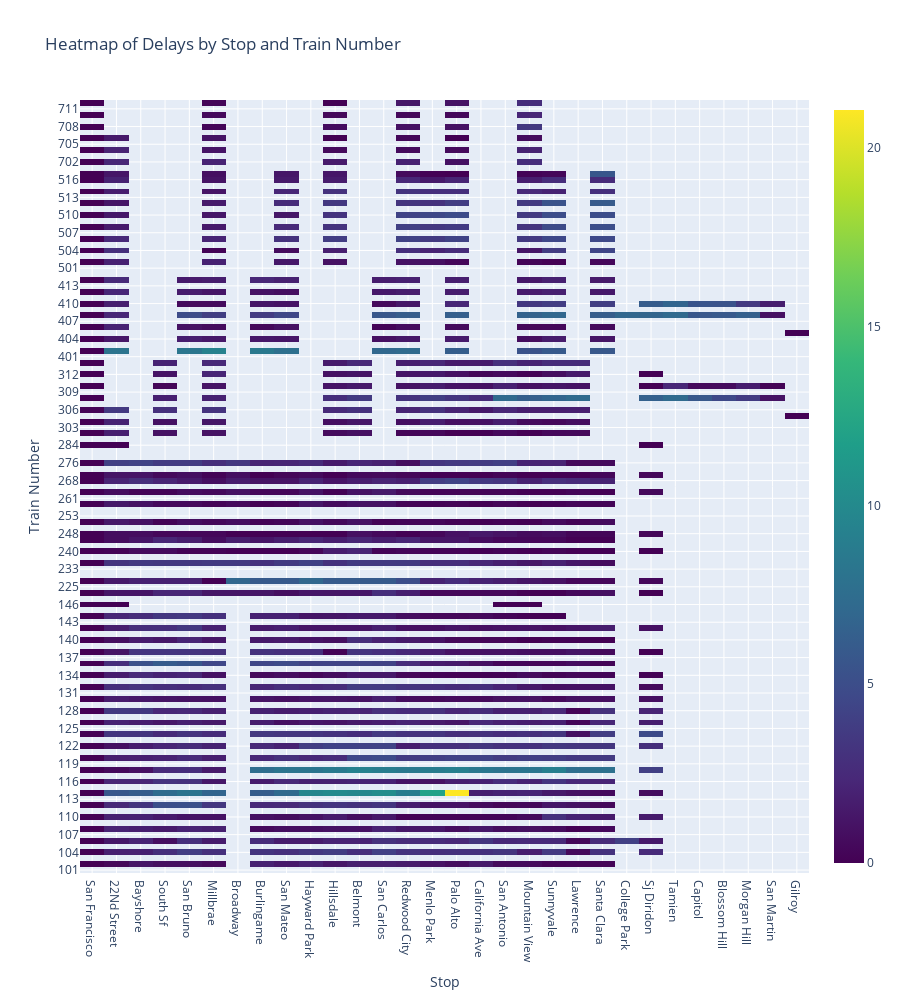

The notebook cell this image was saved under:
### Code cell
import plotly.graph_objects as go
# Create a pivot table for the heatmap
# Create a pivot table for the heatmap
unique_trips.loc[unique_trips.delay_minutes < 0,'delay_minutes']=0
heatmap_data = unique_trips.pivot_table(index='trip_id', columns='stop_id', values='delay_minutes', aggfunc='mean', sort=False)
stop_id_to_parent_station = unique_trips[['stop_id', 'parent_station']].drop_duplicates().set_index('stop_id')['parent_station'].to_dict()

# Sort the columns of the pivot table explicitly
heatmap_data = heatmap_data[sorted(heatmap_data.columns)]
heatmap_data.columns = [stop_id_to_parent_station[stop_id] for stop_id in heatmap_data.columns]
heatmap_data.index=heatmap_data.index.astype(str)
# heatmap_data = heatmap_data.sort_index(axis=1)
# Create the heatmap using Plotly
fig_heatmap = go.Figure(data=go.Heatmap(
    z=heatmap_data.values,
    x=heatmap_data.columns,
    y=heatmap_data.index,
    colorscale='Viridis',

))

fig_heatmap.update_layout(
    title="Heatmap of Delays by Stop and Train Number",
    xaxis_title="Stop",
    yaxis_title="Train Number",
    height = 1000,
)

### Figure 1 — Plotly figure (JSON) as saved in the notebook; plotly's stock layout.template omitted (floating-point values rounded to 4 significant figures; data arrays with more than 128 entries replaced by an {"elided": "..."} marker saying what was removed)
{"data": [{"colorscale": [[0, "#440154"], [0.1111, "#482878"], [0.2222, "#3e4989"], [0.3333, "#31688e"], [0.4444, "#26828e"], [0.5556, "#1f9e89"], [0.6667, "#35b779"], [0.7778, "#6ece58"], [0.8889, "#b5de2b"], [1, "#fde725"]], "type": "heatmap", "x": ["San Francisco", "22Nd Street", "22Nd Street", "Bayshore", "Bayshore", "South Sf", "South Sf", "San Bruno", "San Bruno", "Millbrae", "Millbrae", "Broadway", "Broadway", "Burlingame", "Burlingame", "San Mateo", "San Mateo", "Hayward Park", "Hayward Park", "Hillsdale", "Hillsdale", "Belmont", "Belmont", "San Carlos", "San Carlos", "Redwood City", "Redwood City", "Menlo Park", "Menlo Park", "Palo Alto", "Palo Alto", "California Ave", "California Ave", "San Antonio", "San Antonio", "Mountain View", "Mountain View", "Sunnyvale", "Sunnyvale", "Lawrence", "Lawrence", "Santa Clara", "Santa Clara", "College Park", "College Park", "Sj Diridon", "Sj Diridon", "Tamien", "Tamien", "Capitol", "Capitol", "Blossom Hill", "Blossom Hill", "Morgan Hill", "Morgan Hill", "San Martin", "San Martin", "Gilroy"], "y": {"elided": "131 str values"}, "z": {"elided": "131x58 float values"}}], "layout": {"height": 1000, "title": {"text": "Heatmap of Delays by Stop and Train Number"}, "xaxis": {"title": {"text": "Stop"}}, "yaxis": {"title": {"text": "Train Number"}}}}
